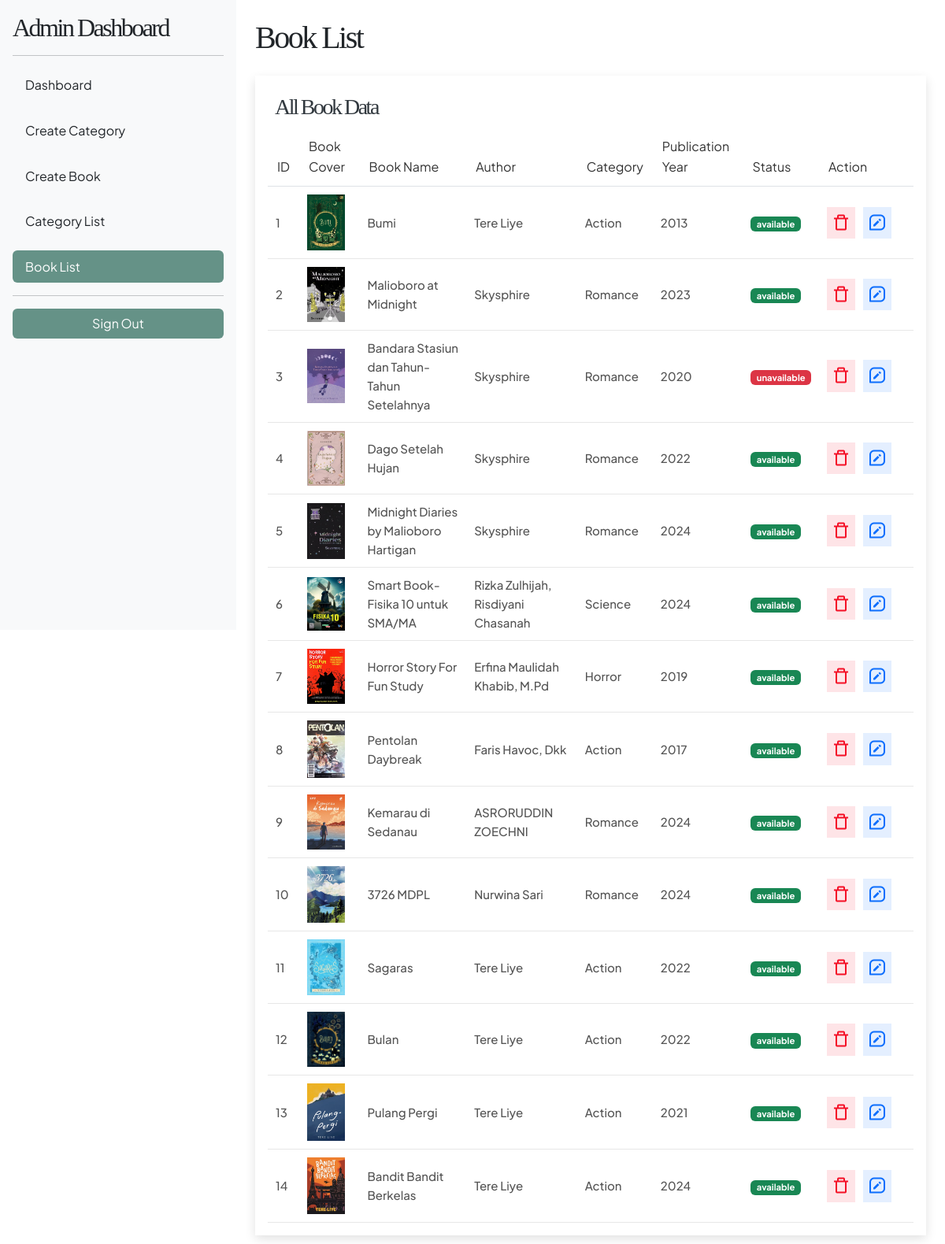
Page /views/admin/book_list.php (signed in) on the committed database.
### tables this page shows
CREATE TABLE `books` (
  `id` int(11) NOT NULL,
  `title` varchar(150) NOT NULL,
  `author` varchar(100) NOT NULL,
  `cover_image` varchar(255) NOT NULL,
  `publication_year` year(4) NOT NULL,
  `category_id` int(11) NOT NULL,
  `status` enum('available','unavailable') DEFAULT 'available',
  `created_at` timestamp NOT NULL DEFAULT current_timestamp()
);

CREATE TABLE `categories` (
  `id` int(11) NOT NULL,
  `name` varchar(50) NOT NULL,
  `description` text NOT NULL
);

### views/admin/book_list.php (the view, shortened to what this page needs)
<?php
include("admin_controller.php");
$result = mysqli_query($conn, 'SELECT categories.*, books.* FROM categories JOIN books ON categories.id = books.category_id');
$i = 1;
?>
<!DOCTYPE html>
<html lang="en">
<head>
    <link href="https://cdn.jsdelivr.net/npm/bootstrap@5.3.3/dist/css/bootstrap.min.css" rel="stylesheet"
>
    <link rel="stylesheet" href="../../assets/css/style.css">
</head>
<body>
    <div class="container-fluid">
        <div class="row">
            <div class="col-md-3 d-none d-md-block bg-light p-3 sticky-top" style="height: 100vh;">
                <h2>Admin Dashboard</h2>
                <hr>
                <div class="my-auto">
                    <ul class="nav nav-pills flex-column">
                        <li class="nav-item mb-3">
                            <a href="dashboard.php" class="nav-link link-dark">Dashboard</a>
                        </li>
                        <li class="nav-item mb-3">
                            <a href="create_category.php" class="nav-link link-dark">Create Category</a>
                        </li>
                        <li class="nav-item mb-3">
                            <a href="create_book.php" class="nav-link link-dark">Create Book</a>
                        </li>
                        <li class="nav-item mb-3">
                            <a href="category_list.php" class="nav-link link-dark">Category List</a>
                        </li>
                        <li class="nav-item">
                            <a href="book_list.php" class="nav-link bg-primary-custom text-white"
                                aria-current="page">Book List</a>
                        </li>
                    </ul>
                </div>
                <hr>
                <a href="../auth/logout.php" class="btn w-100">Sign Out</a>
            </div>
            <div class="col-md-9 p-4">
                <h1 class="mb-4">Book List</h1>
                <div class="row">
                    <div class="col-md-offset-1 col-md-12">
                        <div class="panel">
                            <div class="panel-heading">
                                <div class="row">
                                    <div class="col col-sm-5 col-xs-12">
                                        <h4 class="title">All Book Data</h4>
                                    </div>
                                </div>
                            </div>
                            <div class="panel-body table-responsive mx-3">
                                <table class="table">
                                    <thead>
                                        <tr>
                                            <th>ID</th>
                                            <th>Book Cover</th>
                                            <th>Book Name</th>
                                            <th>Author</th>
                                            <th>Category</th>
                                            <th>Publication Year</th>
                                            <th>Status</th>
                                            <th>Action</th>
                                        </tr>
                                    </thead>
                                    <tbody>
                                        <?php while ($books = mysqli_fetch_assoc($result)) { ?>
                                            <td><?php echo $i ?></td>
                                            <td>
                                                <img src="<?php echo $books['cover_image'] ?>" class="rounded-0 img-cover"
                                                    alt="book_cover">
                                            </td>
                                            <td><?php echo $books['title'] ?></td>
                                            <td><?php echo $books['author'] ?></td>
                                            <td><?php echo $books['name'] ?></td>
                                            <td><?php echo $books['publication_year'] ?></td>
                                            <?php
                                            switch ($books['status']) {
                                                case 'unavailable':
                                                    echo '<td><span class="badge text-bg-danger">' . $books["status"] . '</span></td>';
                                                    break;
                                                case 'available':
                                                    echo '<td><span class="badge text-bg-success">' . $books["status"] . '</span></td>';
                                                    break;
                                            }
                                            ?>
                                            <td>
                                                <ul class="action-list">
                                                    <li>
                                                        <form id="myForm" action="" method="POST">
                                                            <button class="btnn" name="btn" type="submit">
                                                                <i class='bx bx-trash-alt fs-4'></i>
                                                            </button>
                                                        </form>
                                                    </li>
                                                    <li><button class="btnn"
                                                            onclick="window.location.href='update_book.php?id=<?php echo $books['id'] ?>'">
                                                            <i class='bx bx-message-square-edit fs-4'></i></button>
                                                    </li>
                                                </ul>
                                            </td>
                                            <?php $i++;
                                        } ?>
                                    </tbody>
                                </table>
                            </div>
                        </div>
                    </div>
                </div>
            </div>
        </div>
        <link href='https://unpkg.com/boxicons@2.1.4/css/boxicons.min.css' rel='stylesheet'>
</body>
</html>

### assets/css/style.css (style rules this page uses)
h1, h2, h3, h4, h5, h6 { font-family: "Times Newer Roman"; letter-spacing: -2.5px; }
body, p, li { font-family: "Plus Jakarta Sans"; }
:root { --clr-primary: #659287; --clr-secondary: #b1c29e; --clr-tertiary: #ffe6a9; --clr-accent: #f0eee2; }
.bg-primary-custom { background-color: var(--clr-primary); }
.btn { background-color: var(--clr-primary); color: #fff; }
body { overflow-x: hidden; line-height: 1.6; }
.panel { font-family: "Plus Jakarta Sans"; padding: 0; border: none; box-shadow: 0 0.3rem 0.8rem rgba(0, 0, 0, 0.12); }
.panel .panel-heading { background: #fff; padding: 25px 25px 10px; border-radius: 0; }
.panel .panel-heading .title { color: #32393f; font-size: 28px; font-weight: 400; line-height: 30px; text-transform: capitalize; margin: 0; }
.panel .panel-body { border-radius: 0; }
.panel .panel-body .table thead tr th { color: #333; font-weight: 400; padding: 12px; }
.panel .panel-body .table thead tr th:last-child { width: 120px; }
.panel .panel-body .table tbody tr td { color: #555; background: #fff; font-size: 15px; font-weight: 500; padding: 10px; vertical-align: middle; border-color: #e7e7e7; }
.panel .panel-body .table tbody .action-list { display: flex; flex-direction: row; gap: 10px; padding: 0; margin: 0; list-style: none; }
.panel .panel-body .table tbody .action-list li button { color: #f41127; background-color: rgb(244 17 39 / 0.11); font-size: 1.5rem; border: none; transition: all 0.3s ease; }
.panel .panel-body .table tbody .action-list li:last-child button { color: #0d6efd; background-color: rgb(13 110 253 / 0.11); }
.img-cover { width: 3rem; height: 100%; object-fit: cover; object-position: center; }

### rows in the picture
books: cover_image (picture), title "Bumi", author "Tere Liye", category.name "Action", publication_year "2013", status "available"
books: cover_image (picture), title "Malioboro at Midnight", author "Skysphire", category.name "Romance", publication_year "2023", status "available"
books: cover_image (picture), title "Bandara Stasiun dan Tahun-Tahun Setelahnya", author "Skysphire", category.name "Romance", publication_year "2020", status "unavailable"
books: cover_image (picture), title "Dago Setelah Hujan", author "Skysphire", category.name "Romance", publication_year "2022", status "available"
books: cover_image (picture), title "Midnight Diaries by Malioboro Hartigan", author "Skysphire", category.name "Romance", publication_year "2024", status "available"
books: cover_image (picture), title "Smart Book-Fisika 10 untuk SMA/MA", author "Rizka Zulhijah, Risdiyani Chasanah", category.name "Science", publication_year "2024", status "available"
books: cover_image (picture), title "Horror Story For Fun Study", author "Erfina Maulidah Khabib, M.Pd", category.name "Horror", publication_year "2019", status "available"
books: cover_image (picture), title "Pentolan Daybreak", author "Faris Havoc, Dkk", category.name "Action", publication_year "2017", status "available"
books: cover_image (picture), title "Kemarau di Sedanau", author "ASRORUDDIN ZOECHNI", category.name "Romance", publication_year "2024", status "available"
books: cover_image (picture), title "3726 MDPL", author "Nurwina Sari", category.name "Romance", publication_year "2024", status "available"
books: cover_image (picture), title "Sagaras", author "Tere Liye", category.name "Action", publication_year "2022", status "available"
books: cover_image (picture), title "Bulan", author "Tere Liye", category.name "Action", publication_year "2022", status "available"
books: cover_image (picture), title "Pulang Pergi", author "Tere Liye", category.name "Action", publication_year "2021", status "available"
books: cover_image (picture), title "Bandit Bandit Berkelas", author "Tere Liye", category.name "Action", publication_year "2024", status "available"
